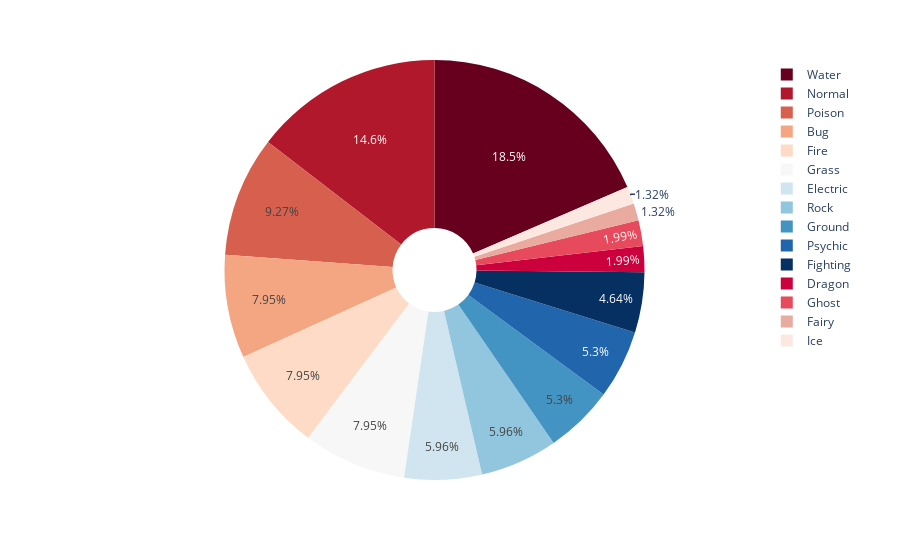

The cell this chart's notebook holds for it:
### Markdown cell above
# PieChart

### Code cell
# This dataframe has 244 lines, but 4 distinct values for `day`
fig = px.pie(df, values='Name', names='Type 1',color_discrete_sequence=px.colors.sequential.RdBu,hole=.2)
fig.show()

### Figure 1 — Plotly figure (JSON) as saved in the notebook; plotly's stock layout.template omitted (floating-point values rounded to 4 significant figures)
{"data": [{"domain": {"x": [0, 1], "y": [0, 1]}, "hole": 0.2, "hovertemplate": "Type 1=%{label}<br>Name=%{value}<extra></extra>", "labels": ["Bug", "Dragon", "Electric", "Fairy", "Fighting", "Fire", "Ghost", "Grass", "Ground", "Ice", "Normal", "Poison", "Psychic", "Rock", "Water"], "legendgroup": "", "name": "", "showlegend": true, "type": "pie", "values": [12, 3, 9, 2, 7, 12, 3, 12, 8, 2, 22, 14, 8, 9, 28]}], "layout": {"legend": {"tracegroupgap": 0}, "margin": {"t": 60}, "piecolorway": ["rgb(103,0,31)", "rgb(178,24,43)", "rgb(214,96,77)", "rgb(244,165,130)", "rgb(253,219,199)", "rgb(247,247,247)", "rgb(209,229,240)", "rgb(146,197,222)", "rgb(67,147,195)", "rgb(33,102,172)", "rgb(5,48,97)"]}}
